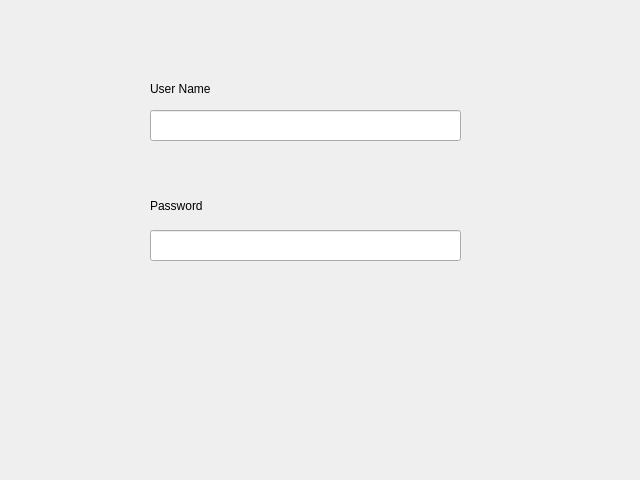
<?xml version="1.0" encoding="UTF-8"?>
<ui version="4.0">
 <class>Dialog</class>
 <widget class="QDialog" name="Dialog">
  <property name="geometry">
   <rect>
    <x>0</x>
    <y>0</y>
    <width>640</width>
    <height>480</height>
   </rect>
  </property>
  <property name="windowTitle">
   <string>Dialog</string>
  </property>
  <widget class="QLineEdit" name="lineEdit">
   <property name="geometry">
    <rect>
     <x>150</x>
     <y>110</y>
     <width>311</width>
     <height>31</height>
    </rect>
   </property>
   <property name="inputMask">
    <string/>
   </property>
   <property name="text">
    <string/>
   </property>
  </widget>
  <widget class="QLineEdit" name="lineEdit_2">
   <property name="geometry">
    <rect>
     <x>150</x>
     <y>230</y>
     <width>311</width>
     <height>31</height>
    </rect>
   </property>
  </widget>
  <widget class="QLabel" name="label">
   <property name="geometry">
    <rect>
     <x>150</x>
     <y>78</y>
     <width>151</width>
     <height>21</height>
    </rect>
   </property>
   <property name="text">
    <string>User Name</string>
   </property>
  </widget>
  <widget class="QLabel" name="label_2">
   <property name="geometry">
    <rect>
     <x>150</x>
     <y>190</y>
     <width>121</width>
     <height>31</height>
    </rect>
   </property>
   <property name="text">
    <string>Password</string>
   </property>
  </widget>
 </widget>
 <resources/>
 <connections/>
</ui>
